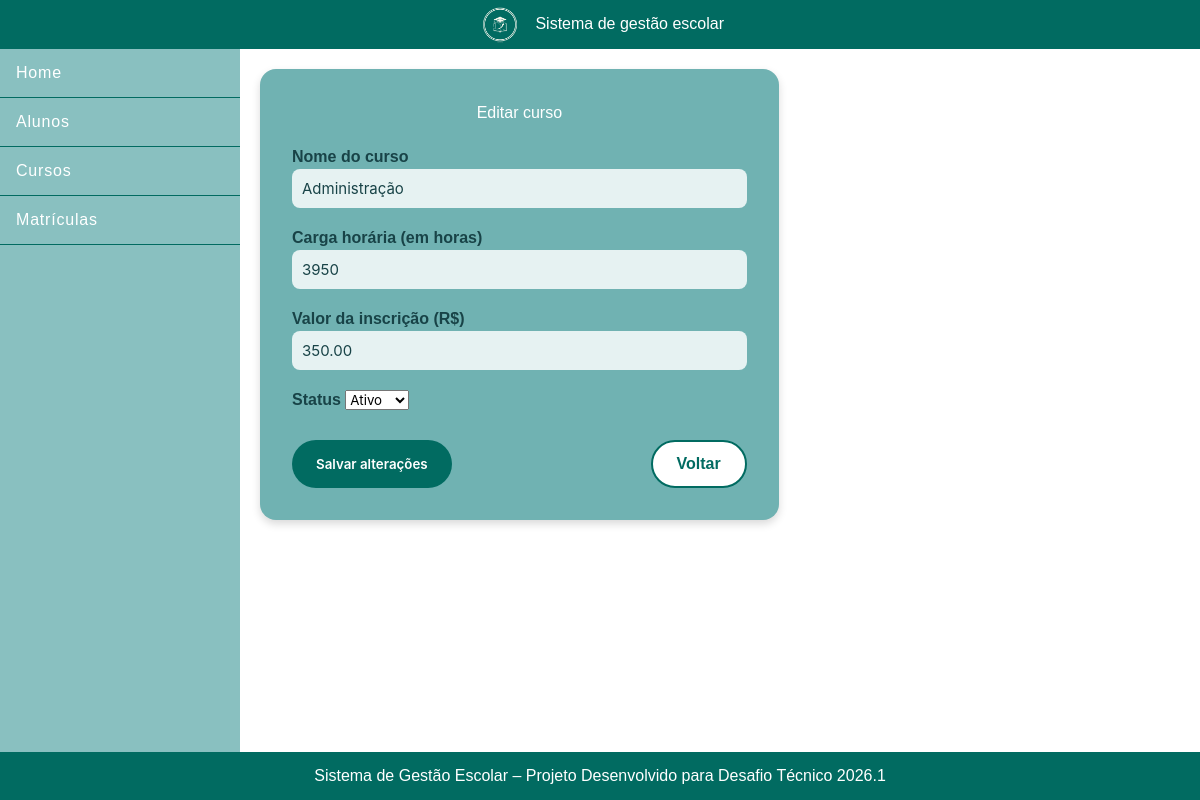
/cursos/editar/3/, run on the app's committed database.
### escola/models.py (models this page shows, shortened)
class Curso(models.Model):
    nome = models.CharField(max_length=100)
    carga_horaria = models.IntegerField()
    valor_inscricao = models.DecimalField(max_digits=8, decimal_places=2)
    status = models.CharField(max_length=20,choices=[('ATIVO','Ativo'),('INATIVO','Inativo')],default='ATIVO')

### escola/views.py (the view, shortened to what this page needs)
# urls.py: path("cursos/editar/<int:id>/", views.editar_curso, name="editar_curso"),
def editar_curso(request, id):
    curso = CursoService.obter_curso_por_id(id)
    return render(request, "escola/editar_curso.html", {"curso": curso})

### escola/services/cursoservices.py (called while the page is built)
    @staticmethod
    def obter_curso_por_id(id):
        return Curso.objects.get(id=id)

### escola/templates/escola/editar_curso.html (shortened to what this page needs)
{% extends 'escola/base.html' %}
{% load static %}
{% block content %}
<section class="cadastro-container">
    <h2>Editar curso</h2>
    <form method="POST" class="formulario-cadastro">
        <div class="campo">
            <label>Nome do curso</label>
            <input type="text" name="nome" value="{{ curso.nome }}" required>
        </div>
        <div class="campo">
            <label>Carga horária (em horas)</label>
            <input type="number" name="carga_horaria" value="{{ curso.carga_horaria }}" required>
        </div>
        <div class="campo">
            <label>Valor da inscrição (R$)</label>
            <input type="number" step="0.01" name="valor_inscricao" value="{{ curso.valor_inscricao }}" required>
        </div>
        <div class="campo">
            <label>Status</label>
            <select name="status" required>
                <option value="ATIVO" {% if curso.status == "ATIVO" %}selected{% endif %}>Ativo</option>
            </select>
        </div>
        <div class="botoes">
            <button type="submit" class="btn-principal">Salvar alterações</button>
            <a href="{% url 'cursos' %}" class="btn-secundario">Voltar</a>
        </div>
    </form>
</section>
{% endblock %}

### escola/static/escola/css/base.css (style rules this page uses)
html { height: 100%; }
* { margin: 0; padding: 0; box-sizing: border-box; }
body { display: flex; flex-direction: column; min-height: 100vh; font-family: 'Manrope', sans-serif; }

### escola/static/escola/css/cadastrar_aluno.css (style rules this page uses)
.cadastro-container { max-width: 600px; margin: 0 auto; padding: 32px; background: #70B2B2; border-radius: 16px; box-shadow: 0 4px 8px rgba(0,0,0,0.15); }
.cadastro-container h2 { color: white; text-align: center; margin-bottom: 20px; }
.formulario-cadastro { display: flex; flex-direction: column; gap: 18px; }
.campo label { color: #184347; font-weight: 600; }
.campo input { width: 100%; padding: 10px; border-radius: 8px; border: none; background: #e6f2f2; color: #184347; font-size: 15px; }
.botoes { display: flex; justify-content: space-between; margin-top: 10px; }
.btn-principal { padding: 10px 24px; background: #016B61; color: white; border-radius: 999px; border: none; cursor: pointer; font-weight: 600; }
.btn-secundario { padding: 10px 24px; background: white; color: #016B61; border-radius: 999px; border: 2px solid #016B61; font-weight: 600; text-decoration: none; }

### data on the page
Curso: nome "Administração", carga_horaria "3950", valor_inscricao "350.00", status "Ativo"
